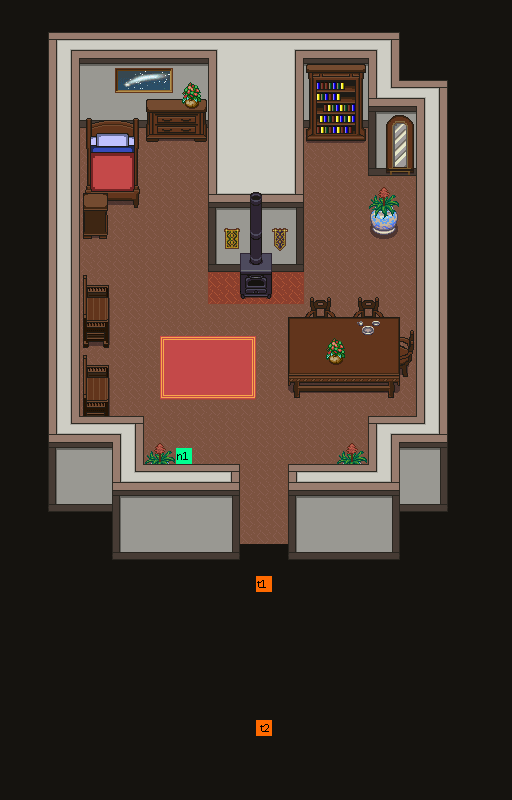

A level layout from a 2D game, rendered from its tile map. Below: a short description, then the map file with tile-grid data replaced by summaries:
An orthogonal 32x50 tile map with 16x16 px tiles, 8 tile layers (ground0, ground1, wall0, wall1, ...), 2 hidden layers not drawn, 9 tilesets.

<map version="1.0" orientation="orthogonal" renderorder="right-down" width="32" height="50" tilewidth="16" tileheight="16">
 <tileset firstgid="1" name="1" tilewidth="16" tileheight="16">
  <image source="../../tileset/v1.3/1.png" width="800" height="800" />
 </tileset>
 <tileset firstgid="2501" name="2" tilewidth="16" tileheight="16">
  <image source="../../tileset/v1.3/2.png" width="800" height="800" />
 </tileset>
 <tileset firstgid="5001" name="3" tilewidth="16" tileheight="16">
  <image source="../../tileset/v1.3/3.png" width="800" height="800" />
 </tileset>
 <tileset firstgid="7501" name="4" tilewidth="16" tileheight="16">
  <image source="../../tileset/v1.3/4.png" width="800" height="800" />
 </tileset>
 <tileset firstgid="10001" name="5" tilewidth="16" tileheight="16">
  <image source="../../tileset/v1.3/5.png" width="800" height="800" />
 </tileset>
 <tileset firstgid="12501" name="6" tilewidth="16" tileheight="16">
  <image source="../../tileset/v1.3/6.png" width="800" height="800" />
 </tileset>
 <tileset firstgid="15001" name="7" tilewidth="16" tileheight="16">
  <image source="../../tileset/v1.3/7.png" width="800" height="800" />
 </tileset>
 <tileset firstgid="17501" name="8" tilewidth="16" tileheight="16">
  <image source="../../tileset/v1.3/8.png" width="800" height="800" />
 </tileset>
 <tileset firstgid="20001" name="9" tilewidth="16" tileheight="16">
  <image source="../../tileset/v1.3/9.png" width="800" height="800" />
 </tileset>
 <layer name="ground0" width="32" height="50">
  <data>[1600 cells, 1471 non-empty, 3 distinct tile ids]</data>
 </layer>
 <layer name="ground1" width="32" height="50">
  <data>[1600 cells, 68 non-empty, 27 distinct tile ids]</data>
 </layer>
 <layer name="wall0" width="32" height="50">
  <data>[1600 cells, 471 non-empty, 35 distinct tile ids]</data>
 </layer>
 <layer name="wall1" width="32" height="50">
  <data>[1600 cells, 0 non-empty, 0 distinct tile ids]</data>
 </layer>
 <layer name="deco0" width="32" height="50">
  <data>[1600 cells, 40 non-empty, 32 distinct tile ids]</data>
 </layer>
 <layer name="deco1" width="32" height="50">
  <data>[1600 cells, 124 non-empty, 96 distinct tile ids]</data>
 </layer>
 <layer name="deco2" width="32" height="50">
  <data>[1600 cells, 16 non-empty, 12 distinct tile ids]</data>
 </layer>
 <layer name="ABOVE_OVERWRITE" width="32" height="50" visible="0" opacity="0.9">
  <data>[1600 cells, 0 non-empty, 0 distinct tile ids]</data>
 </layer>
 <layer name="COLLISION_OVERWRITE" width="32" height="50" visible="0">
  <data>[1600 cells, 0 non-empty, 0 distinct tile ids]</data>
 </layer>
 <layer name="SPOT" width="32" height="50">
  <data>[1600 cells, 3 non-empty, 3 distinct tile ids]</data>
 </layer>
</map>
